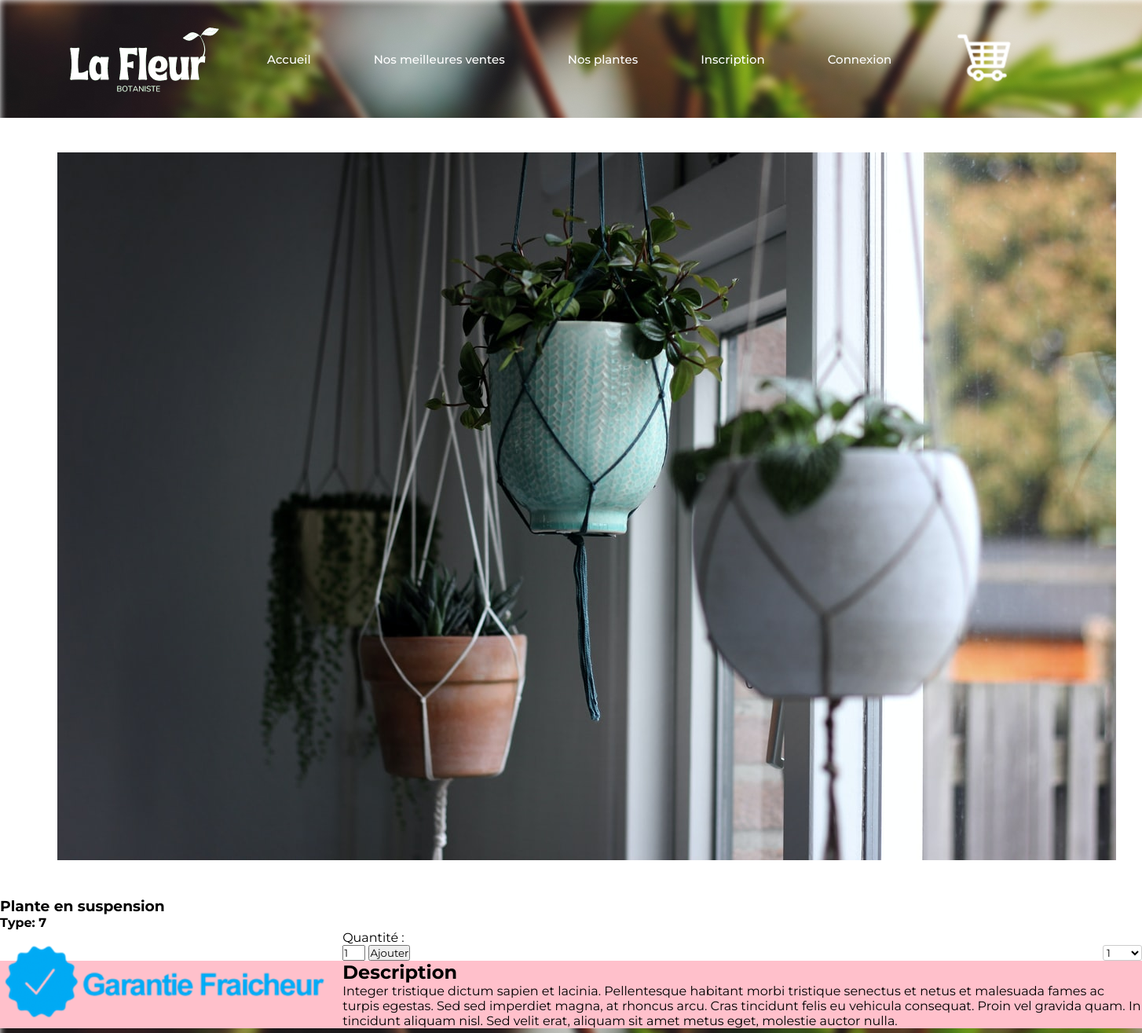
The app's page /details.php?pro_id=product-url-4 with its own data.
### tables this page shows
CREATE TABLE IF NOT EXISTS `products` (
  `product_id` int(10) NOT NULL AUTO_INCREMENT,
  `p_cat_id` int(10) NOT NULL,
  `cat_id` int(10) NOT NULL,
  `manufacturer_id` int(10) NOT NULL,
  `date` timestamp NOT NULL DEFAULT CURRENT_TIMESTAMP ON UPDATE CURRENT_TIMESTAMP,
  `product_title` text NOT NULL,
  `product_url` text NOT NULL,
  `product_img1` text NOT NULL,
  `product_img2` text NOT NULL,
  `product_img3` text NOT NULL,
  `product_price` int(10) NOT NULL,
  `product_psp_price` int(100) NOT NULL,
  `product_desc` text NOT NULL,
  `product_features` text NOT NULL,
  `product_video` text NOT NULL,
  `product_keywords` text NOT NULL,
  `product_label` text NOT NULL,
  `status` varchar(255) NOT NULL,
  PRIMARY KEY (`product_id`)
);

### details.php (the view, shortened to what this page needs)
<?php
include("includes/db.php");
include("includes/header.php");
?>
<?php
$product_id = @$_GET['pro_id'];
$get_product = "select * from products where product_url='$product_id'";
$run_product = mysqli_query($con,$get_product);
$check_product = mysqli_num_rows($run_product);
if($check_product == 0){
echo "<script> window.open('index.php','_self') </script>";
}
else{
$row_product = mysqli_fetch_array($run_product);
$p_cat_id = $row_product['p_cat_id'];
$pro_id = $row_product['product_id'];
$pro_title = $row_product['product_title'];
$pro_desc = $row_product['product_desc'];
$pro_img1 = $row_product['product_img1'];
?>
<link rel="stylesheet" href="styles/details.css">
</head>
<body background="images/bg.jpg">
<section id="home" >
        <header id="header" class="header">
            <img src="images/logo.png" alt="La Fleur" class="logo">
            <ul class="nav-links">
                <li>
                    <a href="#" data-text="Accueil">Accueil</a>
                </li>
                <li>
                    <a href="#best-sales" data-text="Nos meilleures ventes">Nos meilleures ventes</a>
                </li>
                <li>
                    <a href="#plants" data-text="Nos plantes">Nos plantes</a>
                </li>
                <li>
                    <a href="#Inscription" data-text="Inscription">Inscription</a>
                </li>
                 <li>
                    <a href="login.php" data-text="Connexion">Connexion</a>
                </li>
            </ul>
            <ul class="nav-links panier">
                <li>
                    <a href="panier.php" data-text="Panier" ><image src="images/panier.png" alt="Panier" class="img-panier"></a>
                </li>
            </ul>
        </header>
    </section>
    <section id="zone-products" class='zone-products'>
<?php
echo"
<section id='details-products' class='detail-prod'>
    <div class='detail-img'>
        <image src='admin_area/product_images/$pro_img1' alt='photo 1 du produit' class='img-prod'>
    </div>
    <div class='detail-info'>
        <div class='detail-detail'>
            <h3> $pro_title </h3>
            <h4>Type:  $p_cat_id </h4>
        </div>
        <div class='detail-garanti-fraicheur'>
            <image src='images/Garantie_Fraicheur.png' alt='logo garantie fraicheur' class='img-garanti-fraicheur'>
        </div>
        <div class='detail-btn-quantité'>
            <p>Quantité : </p>
            <select name='product_qty' class='select-style ' >
                <option>1</option>
                <option>2</option>
                <option>3</option>
                <option>4</option>
                <option>5</option>
            </select>
        </div>
        <div class='detail-btn-ajout-panier'>
        <form method='post' action='panier.php?action=add&pid=$pro_id '>
            <input type='text' class='product-quantity' name='quantity' value='1' size='2' />
                <input type='submit' value='Ajouter' class='btnAddAction' />
                    </form>
        </div>
    </div>
</section>
<section id='details-products-desc' class='detail-prod-desc'>
    <h2>Description</h2>
    $pro_desc
</section>
";
?>
</section>
</body>
</html>
<?php } ?>

### styles/fleurs.css (style rules this page uses)
* { margin: 0; padding: 0; box-sizing: border-box; font-family: "Montserrat", sans-serif; scroll-behavior: smooth; }
.header { position: relative; width: 100%; height: 150px; display: flex; align-items: center; padding: 0 50px; }
.logo { width: 250px; }
.nav-links { display: flex; list-style: none; }
.nav-links li { margin: 40px; overflow: hidden; }
.nav-links a { font-size: 15px; font-weight: 500; color: white; text-decoration: none; position: relative; display: block; transition: transform 0.4s; }
.nav-links a::before { content: attr(data-text); position: absolute; top: 100%; }

### styles/details.css (style rules this page uses)
section { display: block; }
.zone-products { background: white; }
.detail-prod { min-height: 65vh; }
.detail-img { float: left; margin: 0; padding-left: 5%; padding-top: 3%; padding-right: 3%; padding-bottom: 3%; }
.img-prod { max-height: 80% }
.detail-info { position: relative; }
.select-style { float: right; margin-right: 5%; padding: 0; margin: 0; border: 1px solid #ccc; width: 50px; border-radius: 3px; overflow: hidden; background-color: #fff; background: #fff; position: relative; }
.select-style:after { top: 50%; left: 85%; border: solid transparent; content: " "; height: 0; width: 0; position: absolute; pointer-events: none; border-color: rgba(0, 0, 0, 0); border-top-color: #000000; border-width: 5px; margin-top: -2px; z-index: 100; }
.detail-garanti-fraicheur { float: left; float: bottom; max-width: 30%; }
.detail-prod-desc { background: pink; }

### records on screen
products: product_img1 (picture), product_title "Plante en suspension", p_cat "7", product_desc "Integer tristique dictum sapien et lacinia. Pellentesque habitant morbi tristique senectus et netus et malesuada fames ac turpis egestas. Sed sed imperdiet magna, at rhoncus arcu. Cras tincidunt felis eu vehicula consequat. Proin vel gravida quam. In tincidunt aliquam nisl. Sed velit erat, aliquam sit amet metus eget, molestie auctor nulla."
